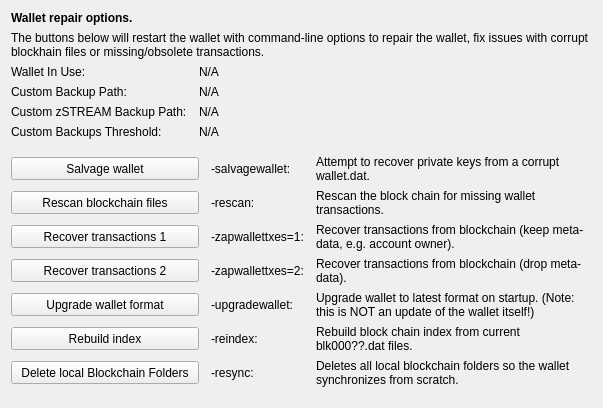
     <widget class="QWidget" name="tab_repair">
      <attribute name="title">
       <string>&amp;Wallet Repair</string>
      </attribute>
      <layout class="QGridLayout" name="gridLayout_4" columnstretch="0,0,0,0">
       <property name="horizontalSpacing">
        <number>12</number>
       </property>
       <item row="0" column="0" colspan="4">
        <widget class="QLabel" name="label_repair_header">
         <property name="font">
          <font>
           <weight>75</weight>
           <bold>true</bold>
          </font>
         </property>
         <property name="text">
          <string>Wallet repair options.</string>
         </property>
        </widget>
       </item>
       <item row="1" column="0" colspan="4">
        <widget class="QLabel" name="label_repair_helptext">
         <property name="font">
          <font>
           <weight>50</weight>
           <bold>false</bold>
          </font>
         </property>
         <property name="text">
          <string>The buttons below will restart the wallet with command-line options to repair the wallet, fix issues with corrupt blockhain files or missing/obsolete transactions.</string>
         </property>
         <property name="wordWrap">
          <bool>true</bool>
         </property>
        </widget>
       </item>
       <item row="2" column="0">
        <widget class="QLabel" name="wallet_path_label">
         <property name="text">
          <string>Wallet In Use:</string>
         </property>
        </widget>
       </item>
       <item row="2" column="1" colspan="3">
        <widget class="QLabel" name="wallet_path">
         <property name="cursor">
          <cursorShape>IBeamCursor</cursorShape>
         </property>
         <property name="text">
          <string>N/A</string>
         </property>
         <property name="textFormat">
          <enum>Qt::PlainText</enum>
         </property>
         <property name="textInteractionFlags">
          <set>Qt::LinksAccessibleByMouse|Qt::TextSelectableByKeyboard|Qt::TextSelectableByMouse</set>
         </property>
        </widget>
       </item>
       <item row="3" column="0">
        <widget class="QLabel" name="wallet_custombackuppath_label">
         <property name="text">
          <string>Custom Backup Path:</string>
         </property>
         <property name="visible">
          <bool>false</bool>
         </property>
        </widget>
       </item>
       <item row="3" column="1" colspan="3">
        <widget class="QLabel" name="wallet_custombackuppath">
         <property name="cursor">
          <cursorShape>IBeamCursor</cursorShape>
         </property>
         <property name="text">
          <string>N/A</string>
         </property>
         <property name="textFormat">
          <enum>Qt::PlainText</enum>
         </property>
         <property name="textInteractionFlags">
          <set>Qt::LinksAccessibleByMouse|Qt::TextSelectableByKeyboard|Qt::TextSelectableByMouse</set>
         </property>
         <property name="visible">
          <bool>false</bool>
         </property>
        </widget>
       </item>
       <item row="4" column="0">
        <widget class="QLabel" name="wallet_customzpivbackuppath_label">
         <property name="text">
          <string>Custom zSTREAM Backup Path:</string>
         </property>
         <property name="visible">
          <bool>false</bool>
         </property>
        </widget>
       </item>
       <item row="4" column="1" colspan="3">
        <widget class="QLabel" name="wallet_customzpivbackuppath">
         <property name="cursor">
          <cursorShape>IBeamCursor</cursorShape>
         </property>
         <property name="text">
          <string>N/A</string>
         </property>
         <property name="textFormat">
          <enum>Qt::PlainText</enum>
         </property>
         <property name="textInteractionFlags">
          <set>Qt::LinksAccessibleByMouse|Qt::TextSelectableByKeyboard|Qt::TextSelectableByMouse</set>
         </property>
         <property name="visible">
          <bool>false</bool>
         </property>
        </widget>
       </item>
       <item row="5" column="0">
        <widget class="QLabel" name="wallet_custombackupthreshold_label">
         <property name="text">
          <string>Custom Backups Threshold:</string>
         </property>
         <property name="visible">
          <bool>false</bool>
         </property>
        </widget>
       </item>
       <item row="5" column="1" colspan="3">
        <widget class="QLabel" name="wallet_custombackupthreshold">
         <property name="cursor">
          <cursorShape>IBeamCursor</cursorShape>
         </property>
         <property name="text">
          <string>N/A</string>
         </property>
         <property name="textFormat">
          <enum>Qt::PlainText</enum>
         </property>
         <property name="textInteractionFlags">
          <set>Qt::LinksAccessibleByMouse|Qt::TextSelectableByKeyboard|Qt::TextSelectableByMouse</set>
         </property>
         <property name="visible">
          <bool>false</bool>
         </property>
        </widget>
       </item>
       <item row="6" column="0">
        <spacer name="verticalSpacer_repair1">
         <property name="orientation">
          <enum>Qt::Vertical</enum>
         </property>
         <property name="sizeHint" stdset="0">
          <size>
           <width>10</width>
           <height>10</height>
          </size>
         </property>
        </spacer>
       </item>
       <item row="7" column="0" colspan="2">
        <widget class="QPushButton" name="btn_salvagewallet">
         <property name="minimumSize">
          <size>
           <width>100</width>
           <height>23</height>
          </size>
         </property>
         <property name="text">
          <string>Salvage wallet</string>
         </property>
        </widget>
       </item>
       <item row="7" column="2">
        <widget class="QLabel" name="label_repair_salvage_command">
         <property name="text">
          <string notr="true">-salvagewallet:</string>
         </property>
        </widget>
       </item>
       <item row="7" column="3">
        <widget class="QLabel" name="label_repair_salvage">
         <property name="text">
          <string>Attempt to recover private keys from a corrupt wallet.dat.</string>
         </property>
         <property name="wordWrap">
          <bool>true</bool>
         </property>
        </widget>
       </item>
       <item row="8" column="0" colspan="2">
        <widget class="QPushButton" name="btn_rescan">
         <property name="minimumSize">
          <size>
           <width>100</width>
           <height>23</height>
          </size>
         </property>
         <property name="text">
          <string>Rescan blockchain files</string>
         </property>
        </widget>
       </item>
       <item row="8" column="2">
        <widget class="QLabel" name="label_repair_rescan_command">
         <property name="text">
          <string notr="true">-rescan:</string>
         </property>
        </widget>
       </item>
       <item row="8" column="3">
        <widget class="QLabel" name="label_repair_rescan">
         <property name="text">
          <string>Rescan the block chain for missing wallet transactions.</string>
         </property>
         <property name="wordWrap">
          <bool>true</bool>
         </property>
        </widget>
       </item>
       <item row="9" column="0" colspan="2">
        <widget class="QPushButton" name="btn_zapwallettxes1">
         <property name="minimumSize">
          <size>
           <width>100</width>
           <height>23</height>
          </size>
         </property>
         <property name="text">
          <string>Recover transactions 1</string>
         </property>
        </widget>
       </item>
       <item row="9" column="2">
        <widget class="QLabel" name="label_repair_zap1_command">
         <property name="text">
          <string notr="true">-zapwallettxes=1:</string>
         </property>
        </widget>
       </item>
       <item row="9" column="3">
        <widget class="QLabel" name="label_repair_zap1">
         <property name="text">
          <string>Recover transactions from blockchain (keep meta-data, e.g. account owner).</string>
         </property>
         <property name="wordWrap">
          <bool>true</bool>
         </property>
        </widget>
       </item>
       <item row="10" column="0" colspan="2">
        <widget class="QPushButton" name="btn_zapwallettxes2">
         <property name="minimumSize">
          <size>
           <width>100</width>
           <height>23</height>
          </size>
         </property>
         <property name="text">
          <string>Recover transactions 2</string>
         </property>
        </widget>
       </item>
       <item row="10" column="2">
        <widget class="QLabel" name="label_repair_zap2_command">
         <property name="text">
          <string notr="true">-zapwallettxes=2:</string>
         </property>
        </widget>
       </item>
       <item row="10" column="3">
        <widget class="QLabel" name="label_repair_zap2">
         <property name="text">
          <string>Recover transactions from blockchain (drop meta-data).</string>
         </property>
         <property name="wordWrap">
          <bool>true</bool>
         </property>
        </widget>
       </item>
       <item row="11" column="0" colspan="2">
        <widget class="QPushButton" name="btn_upgradewallet">
         <property name="minimumSize">
          <size>
           <width>100</width>
           <height>23</height>
          </size>
         </property>
         <property name="text">
          <string>Upgrade wallet format</string>
         </property>
        </widget>
       </item>
       <item row="11" column="2">
        <widget class="QLabel" name="label_repair_upgrade_command">
         <property name="text">
          <string notr="true">-upgradewallet:</string>
         </property>
        </widget>
       </item>
       <item row="11" column="3">
        <widget class="QLabel" name="label_repair_upgrade">
         <property name="text">
          <string>Upgrade wallet to latest format on startup. (Note: this is NOT an update of the wallet itself!)</string>
         </property>
         <property name="wordWrap">
          <bool>true</bool>
         </property>
        </widget>
       </item>
       <item row="12" column="0" colspan="2">
        <widget class="QPushButton" name="btn_reindex">
         <property name="minimumSize">
          <size>
           <width>100</width>
           <height>23</height>
          </size>
         </property>
         <property name="text">
          <string>Rebuild index</string>
         </property>
        </widget>
       </item>
       <item row="12" column="2">
        <widget class="QLabel" name="label_repair_reindex_command">
         <property name="text">
          <string notr="true">-reindex:</string>
         </property>
        </widget>
       </item>
       <item row="12" column="3">
        <widget class="QLabel" name="label_repair_reindex">
         <property name="text">
          <string>Rebuild block chain index from current blk000??.dat files.</string>
         </property>
         <property name="wordWrap">
          <bool>true</bool>
         </property>
        </widget>
       </item>
       <item row="13" column="0" colspan="2">
        <widget class="QPushButton" name="btn_resync">
         <property name="minimumSize">
          <size>
           <width>100</width>
           <height>23</height>
          </size>
         </property>
         <property name="text">
          <string>Delete local Blockchain Folders</string>
         </property>
        </widget>
       </item>
       <item row="13" column="2">
        <widget class="QLabel" name="label_repair_resync_command">
         <property name="text">
          <string>-resync:</string>
         </property>
        </widget>
       </item>
       <item row="13" column="3">
        <widget class="QLabel" name="label_repair_resync">
         <property name="text">
          <string>Deletes all local blockchain folders so the wallet synchronizes from scratch.</string>
         </property>
         <property name="wordWrap">
          <bool>true</bool>
         </property>
        </widget>
       </item>
       <item row="14" column="0">
        <spacer name="verticalSpacer_repair2">
         <property name="orientation">
          <enum>Qt::Vertical</enum>
         </property>
         <property name="sizeHint" stdset="0">
          <size>
           <width>20</width>
           <height>10</height>
          </size>
         </property>
        </spacer>
       </item>
      </layout>
     </widget>
